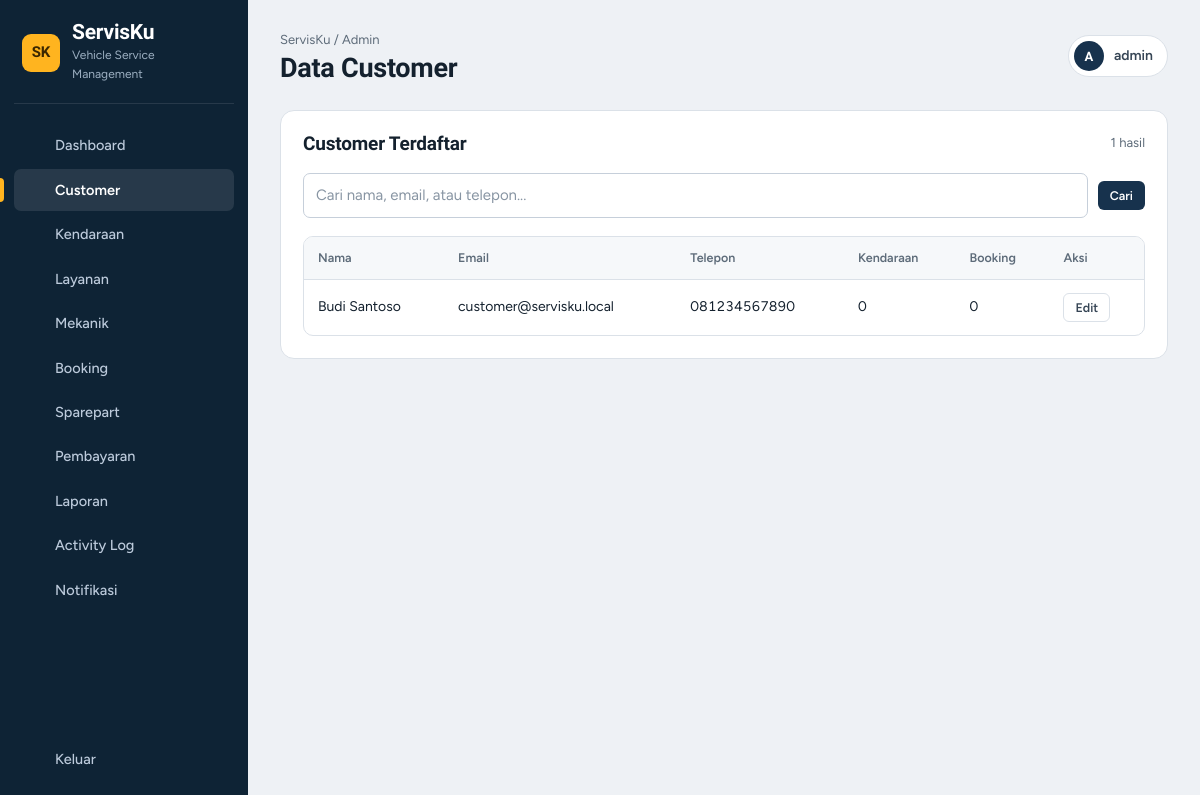
The page /admin/customers.php (signed in) on the database its author committed.
### tables this page shows
CREATE TABLE users (
    id INT UNSIGNED AUTO_INCREMENT PRIMARY KEY,
    name VARCHAR(100) NOT NULL,
    email VARCHAR(100) NOT NULL UNIQUE,
    password VARCHAR(255) NOT NULL,
    google_id VARCHAR(255) NULL UNIQUE,
    phone VARCHAR(20) NULL,
    role ENUM('customer', 'admin', 'mechanic') NOT NULL DEFAULT 'customer',
    created_at TIMESTAMP NOT NULL DEFAULT CURRENT_TIMESTAMP
);

### admin/customers.php (the view, shortened to what this page needs)
<?php
require_once '../includes/role.php'; requireRole('admin'); require_once '../config/database.php'; require_once '../includes/csrf.php';
$q=trim($_GET['q']??'');
$sql="SELECT u.id,u.name,u.email,u.phone,u.created_at,COUNT(DISTINCT v.id) vehicle_count,COUNT(DISTINCT b.id) booking_count FROM users u LEFT JOIN vehicles v ON v.user_id=u.id LEFT JOIN bookings b ON b.user_id=u.id WHERE u.role='customer'";
$params=[]; if($q!==''){ $sql.=" AND (u.name LIKE ? OR u.email LIKE ? OR u.phone LIKE ?)"; $like="%$q%"; $params=[$like,$like,$like]; } $sql.=" GROUP BY u.id ORDER BY u.created_at DESC"; $stmt=$pdo->prepare($sql); $stmt->execute($params); $customers=$stmt->fetchAll();
$pageTitle='Data Customer'; require '../includes/admin_header.php';
?>
<section class="panel"><div class="panel-heading"><h2>Customer Terdaftar</h2><span class="muted"><?= count($customers) ?> hasil</span></div><form method="get" class="admin-filter-form"><input type="search" name="q" value="<?= htmlspecialchars($q) ?>" placeholder="Cari nama, email, atau telepon..."><button class="small" type="submit">Cari</button><?php if($q!==''): ?><a class="button small secondary" href="customers.php">Reset</a><?php endif; ?></form>
<div class="table-wrap"><table class="data-table"><thead><tr><th>Nama</th><th>Email</th><th>Telepon</th><th>Kendaraan</th><th>Booking</th><th>Aksi</th></tr></thead><tbody>
<?php foreach($customers as $c): ?><tr><td><?= htmlspecialchars($c['name']) ?></td><td><?= htmlspecialchars($c['email']) ?></td><td><?= htmlspecialchars($c['phone']?:'-') ?></td><td><?= $c['vehicle_count'] ?></td><td><?= $c['booking_count'] ?></td><td><details><summary class="button small secondary">Edit</summary></details></td></tr><?php endforeach; ?>
<?php if(!$customers): ?><tr><td colspan="6" class="empty">Belum ada customer.</td></tr><?php endif; ?></tbody></table></div></section>
<?php require '../includes/admin_footer.php'; ?>

### assets/css/style.css (style rules this page uses)
:root { --ink:#14212e;--ink-2:#364555;--muted:#5d6b79;--line:#dbe1e8;--line-2:#e9edf2; --bg:#eef1f5;--card:#fff;--wash:#f6f8fa; --navy:#17324d;--navy-2:#0e2335;--navy-3:#245079; --signal:#ffb41f;--signal-deep:#d98f00;--signal-ink:#3b2700;--signal-soft:#fff3d6; --success:#177a52;--success-soft:#e1f4ea; --danger:#c2362b;--danger-soft:#fde8e5; --info:#235fa5;--info-soft:#e2eefb; --teal:#0d6b66;--teal-soft:#d9f1ef; --indigo:#3b4aa8;--indigo-soft:#e6e9fb; --orange:#a8430a;--orange-soft:#fde3d3; --amber:#8a5a00;--amber-soft:#fff0cc; --grey-soft:#e8ecf1; --r-lg:14px;--r-md:10px;--r-sm:7px; --font-body:'Figtree',ui-sans-serif,system-ui,-apple-system,'Segoe UI',sans-serif; --font-display:'Bricolage Grotesque','Figtree',ui-sans-serif,system-ui,sans-serif; --sidebar-w:248px; --shadow-pop:0 18px 40px -18px rgba(14,35,53,.35); }
* { box-sizing:border-box }
html { scroll-behavior:smooth;-webkit-text-size-adjust:100% }
body { margin:0;font-family:var(--font-body);font-size:15px;background:var(--bg);color:var(--ink);line-height:1.55;-webkit-font-smoothing:antialiased }
h1,h2,h3,h4 { font-family:var(--font-display);line-height:1.15;letter-spacing:-.01em;margin:0 }
.muted,.subtext { color:var(--muted) }
button,.button { display:inline-flex;align-items:center;justify-content:center;gap:8px;border:1px solid transparent;border-radius:var(--r-sm);padding:10px 16px;background:var(--navy);color:#fff;font:600 14px/1.2 var(--font-body);cursor:pointer;text-decoration:none;transition:background .15s,border-color .15s,color .15s }
button.secondary,.button.secondary { background:#fff;color:var(--ink-2);border-color:var(--line) }
.small { padding:6px 11px;font-size:12.5px;border-radius:6px }
input,select,textarea { width:100%;padding:10px 12px;border:1px solid #c6cfda;border-radius:var(--r-sm);background:#fff;color:var(--ink);font:inherit;transition:border-color .15s,box-shadow .15s }
input::placeholder,textarea::placeholder { color:#8895a3 }
.admin-filter-form,.report-filter-form { display:flex;flex-wrap:wrap;gap:10px;align-items:center;margin-bottom:18px }
.admin-filter-form input[type=search],.admin-filter-form input[type=text] { flex:1 1 240px;width:auto }
.panel { background:var(--card);border:1px solid var(--line);border-radius:var(--r-lg);padding:22px;margin-bottom:20px;min-width:0 }
.panel-heading { display:flex;align-items:flex-start;justify-content:space-between;gap:14px;margin-bottom:18px }
.panel-heading h2 { font-size:19px;font-weight:700 }
.panel-heading>.muted,.chart-note,.admin-chart-note,.report-period { font-size:13px;color:var(--muted);white-space:nowrap }
.table-wrap { overflow-x:auto;border:1px solid var(--line);border-radius:var(--r-md);background:#fff }
.data-table { width:100%;border-collapse:collapse;font-size:14px;font-variant-numeric:tabular-nums }
.data-table th { background:var(--wash);color:var(--muted);font-size:12.5px;font-weight:600;text-align:left;padding:11px 14px;border-bottom:1px solid var(--line);white-space:nowrap }
.data-table td { padding:13px 14px;border-bottom:1px solid var(--line-2);vertical-align:middle }
.data-table tr:last-child td { border-bottom:0 }
.data-table { min-width:620px }

### rows shown on the page
users: name "Budi Santoso", email "customer@servisku.local", phone "081234567890", vehicle_count "0", booking_count "0"

### other values the page prints
$cfg['subtitle'] "Vehicle Service Management"
$label "Dashboard"
$label "Customer"
$label "Kendaraan"
$label "Layanan"
$label "Mekanik"
$label "Booking"
$label "Sparepart"
$label "Pembayaran"
$label "Laporan"
$label "Activity Log"
$label "Notifikasi"
$cfg['crumb'] "ServisKu / Admin"
$pageTitle "Data Customer"
$initial "A"
